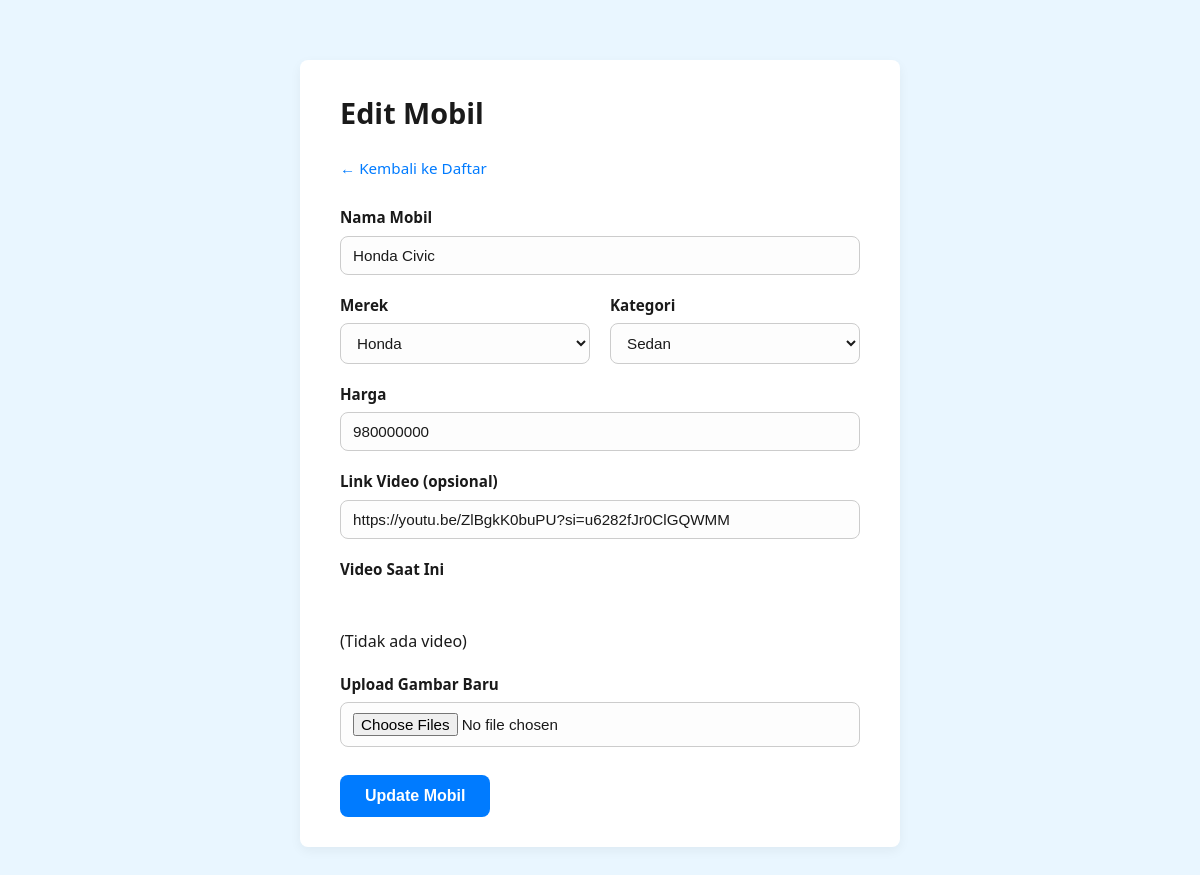
Screenshot of /admin/editMobil.php?id=2 with the database file from the repository.
### tables this page shows
CREATE TABLE `mobil` (
  `id_mobil` int(11) NOT NULL,
  `nama_mobil` varchar(100) NOT NULL,
  `id_merek` int(11) NOT NULL,
  `id_kategori` int(11) NOT NULL,
  `harga` int(11) NOT NULL,
  `spesifikasi` text DEFAULT NULL,
  `video_url` text DEFAULT NULL,
  `bahan_bakar` varchar(50) DEFAULT NULL,
  `transmisi` varchar(50) DEFAULT NULL,
  `kapasitas_mesin` varchar(50) DEFAULT NULL,
  `tenaga` varchar(50) DEFAULT NULL,
  `kapasitas_tempat_duduk` varchar(50) DEFAULT NULL,
  `deskripsi` text DEFAULT NULL,
  `video` varchar(255) DEFAULT NULL
);

CREATE TABLE `merek` (
  `id_merek` int(11) NOT NULL,
  `nama_merek` varchar(50) NOT NULL
);

CREATE TABLE `kategori` (
  `id_kategori` int(11) NOT NULL,
  `nama_kategori` varchar(50) NOT NULL
);

### admin/editMobil.php (the view, shortened to what this page needs)
<?php
include '../koneksi.php';
$id = isset($_GET['id']) ? (int) $_GET['id'] : 0;
$merekResult    = $conn->query("SELECT id_merek, nama_merek FROM merek");
$kategoriResult = $conn->query("SELECT id_kategori, nama_kategori FROM kategori");
$stmt = $conn->prepare("
    SELECT nama_mobil, id_merek, id_kategori, harga, video_url, video
    FROM mobil
    WHERE id_mobil = ?
");
$stmt->bind_param("i", $id);
$stmt->execute();
$stmt->bind_result($nama_mobil, $id_merek, $id_kategori, $harga, $video_url, $oldVideo);
?>
<!DOCTYPE html>
<html lang="id">
<head>
  <link rel="stylesheet" href="assets/css/edit-mobil.css">
</head>
<body>
  <div class="container">
    <h1>Edit Mobil</h1>
    <a href="index.php" class="btn-back">← Kembali ke Daftar</a>
    <form method="post" enctype="multipart/form-data">
      <div class="form-group">
        <label>Nama Mobil</label>
        <input name="nama_mobil" type="text" value="<?= htmlspecialchars($nama_mobil) ?>" required>
      </div>
      <div class="form-inline">
        <div class="form-group">
          <label>Merek</label>
          <select name="id_merek" required>
            <?php while($m = $merekResult->fetch_assoc()): ?>
              <option value="<?= $m['id_merek'] ?>" <?= $m['id_merek']==$id_merek ? 'selected' : '' ?>>
                <?= htmlspecialchars($m['nama_merek']) ?>
              </option>
            <?php endwhile; ?>
          </select>
        </div>
        <div class="form-group">
          <label>Kategori</label>
          <select name="id_kategori" required>
            <?php while($k = $kategoriResult->fetch_assoc()): ?>
              <option value="<?= $k['id_kategori'] ?>" <?= $k['id_kategori']==$id_kategori ? 'selected' : '' ?>>
                <?= htmlspecialchars($k['nama_kategori']) ?>
              </option>
            <?php endwhile; ?>
          </select>
        </div>
      </div>
      <div class="form-group">
        <label>Harga</label>
        <input name="harga" type="number" value="<?= $harga ?>" required>
      </div>
      <div class="form-group">
        <label>Link Video (opsional)</label>
        <input name="video_url" type="url" value="<?= htmlspecialchars($video_url) ?>">
      </div>
      <div class="form-group">
        <label>Video Saat Ini</label><br>
        <?php if ($oldVideo): ?>
          <video controls>
            <source src="<?= htmlspecialchars($oldVideo) ?>" type="video/mp4">
            Browser Anda tidak mendukung tag video.
          </video>
        <?php else: ?>
          <p>(Tidak ada video)</p>
        <?php endif; ?>
      </div>
      <div class="form-group">
        <label>Upload Gambar Baru</label>
        <input type="file" name="gambar[]" accept="image/*" multiple>
      </div>
      <input type="submit" value="Update Mobil">
    </form>
  </div>
</body>
</html>

### admin/assets/css/edit-mobil.css (style rules this page uses)
:root { --primary-color: #007bff; --primary-hover: #0056b3; --background-light: #e9f6ff; --container-bg: #ffffff; --text-color: #1a1a1a; --border-radius: 8px; --input-border: #ccc; --input-focus: #7abaff; --shadow-light: rgba(0, 0, 0, 0.05); }
* { box-sizing: border-box; }
body { margin: 0; padding: 0; background-color: var(--background-light); font-family: "Segoe UI", Tahoma, Geneva, Verdana, sans-serif; color: var(--text-color); line-height: 1.6; }
.container { max-width: 600px; margin: 60px auto; background-color: var(--container-bg); padding: 30px 40px; border-radius: var(--border-radius); box-shadow: 0 4px 12px var(--shadow-light); }
h1 { margin-top: 0; margin-bottom: 20px; font-size: 1.8rem; }
.btn-back { display: inline-block; margin-bottom: 25px; color: var(--primary-color); text-decoration: none; font-size: 0.95rem; transition: color 0.2s ease; }
form .form-group { margin-bottom: 18px; }
label { display: block; margin-bottom: 6px; font-weight: 600; font-size: 0.95rem; }
input[type="text"], input[type="url"], input[type="number"], select, input[type="file"] { width: 100%; padding: 10px 12px; font-size: 0.95rem; color: var(--text-color); border: 1px solid var(--input-border); border-radius: var(--border-radius); background-color: #fdfdfd; transition: border-color 0.2s ease, box-shadow 0.2s ease; }
.form-inline { display: flex; gap: 20px; flex-wrap: wrap; }
.form-inline .form-group { flex: 1; min-width: 140px; }
button[type="submit"], input[type="submit"] { display: inline-block; background-color: var(--primary-color); color: #ffffff; font-size: 1rem; font-weight: 600; padding: 12px 25px; border: none; border-radius: var(--border-radius); cursor: pointer; transition: background-color 0.2s ease, box-shadow 0.2s ease; margin-top: 10px; }

### rows the page displays
mobil: nama_mobil "Honda Civic", id_merek "Honda", id_kategori "Sedan", harga "980000000", video_url "https://youtu.be/ZlBgkK0buPU?si=u6282fJr0ClGQWMM"
